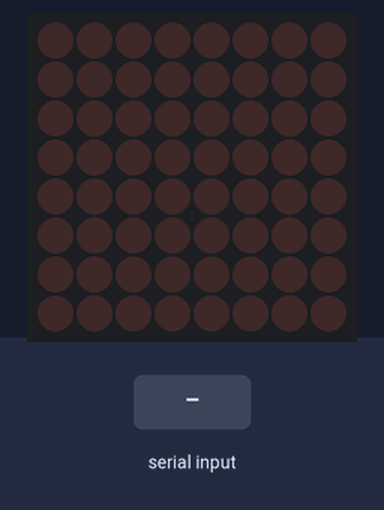
Bench run of a sketch on a simulated Arduino Uno, built with avr-gcc and run on an emulated ATmega328P. On the bench: 8×8 LED matrix. The inputs (shaded band) are chosen by the test bench.

Above: at 1.2 s.
1.3 s: "90,45\n" received over Serial
At 1.31 s:
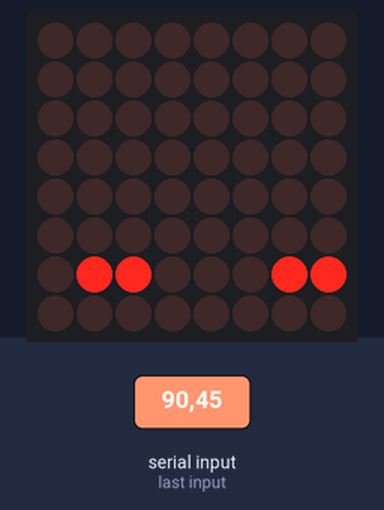
2.8 s: "30,150\n" received over Serial
At 2.81 s:
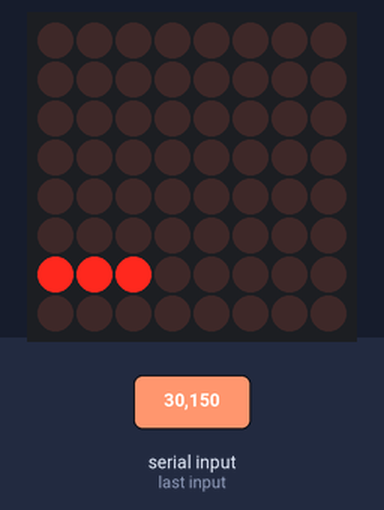
4.3 s: "5\n" received over Serial
At 4.31 s:
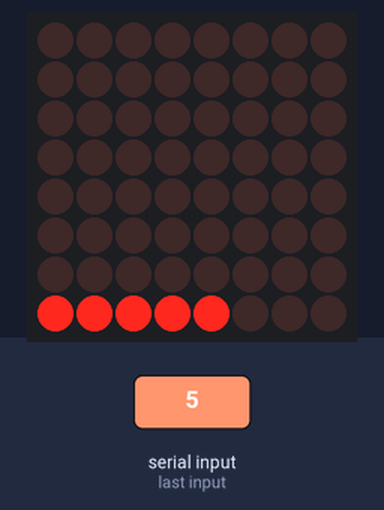
5.8 s: "200\n" received over Serial
At 5.81 s:
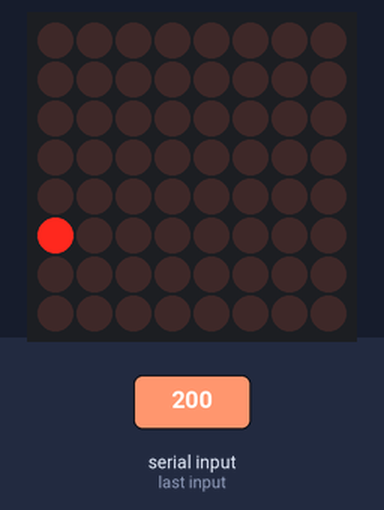
Timing chart, 0 to 8.3 s (numbered marks = the images above; inputs shaded):
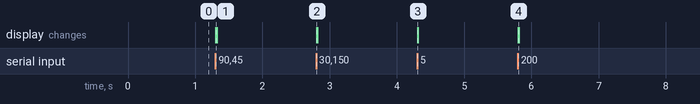

Measured:
- after the input at 1.3 s, the display: changes at once (image 1)
- after the input at 2.8 s, the display: changes at once (image 2)
- after the input at 4.3 s, the display: changes at once (image 3)
- after the input at 5.8 s, the display: changes at once (image 4)

The sketch:

led_test.ino
```cpp
#include "LedControl.h"

LedControl lc = LedControl(12, 10, 11, 1);
byte bytes[9] = {B00000000,B10000000,B11000000,B11100000,B11110000,B11111000,B11111100,B11111110,B11111111};

void setup()
{
  lc.shutdown(0, false);
  Serial.begin(9600);
  Serial.setTimeout(5);
}

void loop()
{
  if (Serial.available() > 0) {
    long raw = Serial.parseInt();
    for (int i = 0; i < 8; i++) {
       int num = long(raw/pow(10,i)) % 10;
       lc.setRow(0,7-i,bytes[num]);
    }
  }
}
```
